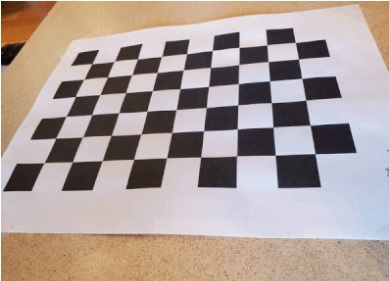
#> input picture chessboard.jpg, 389 x 281 px, found by its file name
$ python draw_corners.py
#> lines starting #> are read from the running program, lines starting #| are printed output that depends on the picture; after the words box and inside, x2 and y2 are one past the last pixel; in counts of white or black regions, pixels touching at a corner belong together
import cv2  # Import the OpenCV library to enable computer vision
import numpy as np  # Import the NumPy scientific computing library

# Author: Addison Sears-Collins
# https://automaticaddison.com
#https://automaticaddison.com/how-to-perform-camera-calibration-using-opencv/
# based on: https://docs.opencv.org/4.x/dc/dbb/tutorial_py_calibration.html
# Description: Detect corners on a chessboard

filename = 'chessboard_raw/chessboard.jpg'

# Chessboard dimensions
number_of_squares_X = 10  # Number of chessboard squares along the x-axis
number_of_squares_Y = 7  # Number of chessboard squares along the y-axis
nX = number_of_squares_X - 1  # Number of interior corners along x-axis
nY = number_of_squares_Y - 1  # Number of interior corners along y-axis


def main():
    # Load an image
    image = cv2.imread(filename)
#> image is the input picture: shape (281, 389, 3); mean B, G, R 153.1, 158.5, 172.9

    # Convert the image to grayscale
    gray = cv2.cvtColor(image, cv2.COLOR_BGR2GRAY)
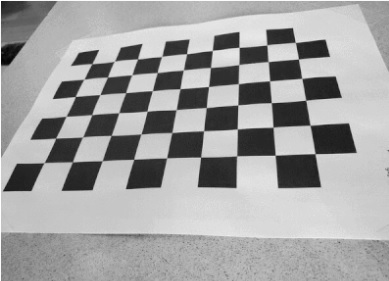
#> gray: shape (281, 389); min 5, max 255, mean 162.2

    # Find the corners on the chessboard
    success, corners = cv2.findChessboardCorners(gray, (nY, nX), None)
#> success = True; corners = 54 rows, first 8: [48, 160], [55.02, 138.6], [66.32, 116.5], [75.27, 96.49], [83.83, 79.11], [92.02, 63.57], [73.41, 161.3], [82.53, 136.8]

    # If the corners are found by the algorithm, draw them
    if success == True:
        # Draw the corners
        cv2.drawChessboardCorners(image, (nY, nX), corners, success)
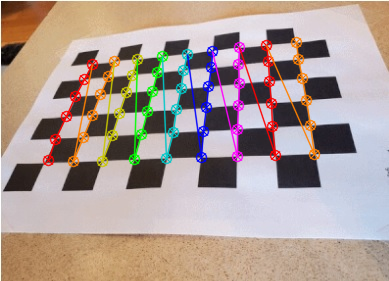
#> image: shape (281, 389, 3); 8.79% of pixels changed, all inside (x1, y1, x2, y2) = (42, 36, 321, 168)

        # Create the output file name by removing the '.jpg' part
        size = len(filename)
        new_filename = filename[:size - 4]
        new_filename = new_filename + '_drawn_corners.jpg'

        # Save the new image in the working directory
        cv2.imwrite(new_filename, image)

        # Display the image
        cv2.imshow("Image", image)

        # Display the window until any key is pressed
        cv2.waitKey(0)

        # Close all windows
        cv2.destroyAllWindows()


main()

$ run again, with distor_undistorted.jpg copied over chessboard.jpg
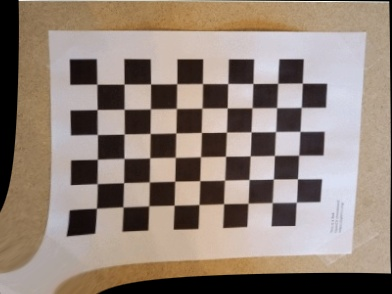
#> input picture distor_undistorted.jpg, 392 x 294 px, found by its file name
#> in main, image is the input picture: shape (294, 392, 3); mean B, G, R 120.7, 131.6, 146.7
#> in main, `gray = cv2.cvtColor(image, cv2.COLOR_BGR2GRAY)`:
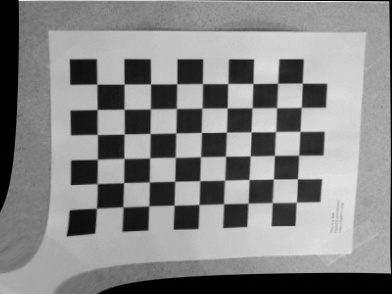
#> gray: shape (294, 392); min 0, max 253, mean 134.9
#> success = True; corners = 54 rows, first 8: [96.37, 208.3], [97.01, 183.8], [97.39, 159.4], [97.46, 134.4], [97.01, 109.5], [96.95, 84.24], [123, 206.8], [123.5, 182.6]
#> in main, `cv2.drawChessboardCorners(image, (nY, nX), corners, success)`:
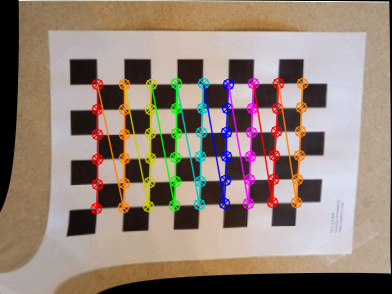
#> image: shape (294, 392, 3); 8.85% of pixels changed, all inside (x1, y1, x2, y2) = (90, 77, 309, 215)
